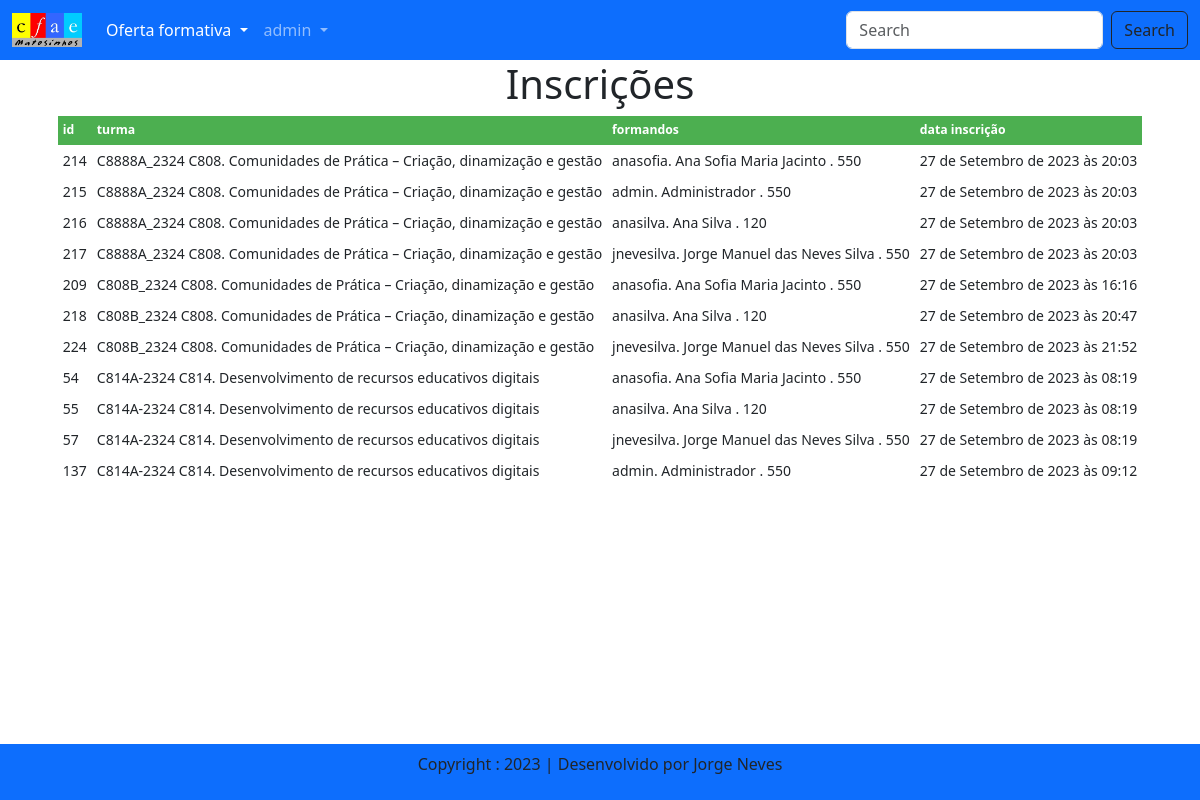
The app's page /listainscritos (signed in) with its own data.
### app/models.py (models this page shows, shortened)
class Inscritos(models.Model):
    idturma = models.ForeignKey(Turma, blank=True, null=True, on_delete=models.CASCADE)
    idutilizador = models.ForeignKey(User, blank=True, null=True, on_delete=models.CASCADE)
    datahorainscricao = models.DateTimeField()
    confirmado = models.BooleanField('Confirma frequência', default=False)
    concluiu = models.BooleanField('concluiu a ação', default=False)
    classificacao = models.FloatField("Classificação", default=0)
    formador = models.BooleanField("formador", default=False)
    class Meta:
        unique_together = ('idturma', 'idutilizador')

class Turma(models.Model):
    codigoacao = models.ForeignKey(Acao, blank=True, null=True, on_delete=models.CASCADE)
    turma = models.CharField('Turma', max_length=15, blank=True, null=True)
    datainicio = models.DateField()
    datafim = models.DateField()
    regime = models.CharField('Regime de frequência', max_length=4, null=True, choices=REGIME_CHOICES)
    publicoalvo = models.CharField("publico alvo", max_length=80, null=True, default="Professores do ensino básico e secundário")
    datainicioinsc = models.DateField('datainicioinscricao', default="2023-01-01")
    datalimiteinsc = models.DateField('datalimteinscricao', default="2023-01-01")
    fechada = models.BooleanField('Fechada', default=False)
    def __str__(self):
        return str(self.turma)

class Acao(models.Model):
    codigo = models.CharField('Código da Ação', max_length=20)
    designacao = models.CharField('Designação da Ação', max_length=100)
    modalidade = models.CharField('Modalidade', max_length=3, choices=ACAO_CHOICES)
    horas = models.IntegerField('Número de horas da ação', null=True)
    caducidade = models.DateField()
    registo = models.CharField('Número de Registo', max_length=40)
    acao_images = models.ImageField(upload_to='images')
    acao_doc = models.URLField('Descritivo da ação', default="http://cfaematosinhos.eu")
    def __str__(self):
        return self.designacao

class Docente(models.Model):
    username = models.OneToOneField(User, on_delete=models.CASCADE)
    tipo = models.CharField('Tipo de utilizador', max_length=20)
    nome = models.CharField('Nome', max_length=100)
    nascimento = models.DateField('data de nascimento')
    genero = models.CharField('Género', max_length=10, choices=[('M', 'Masculino'), ('F', 'Feminino')])
    nacionalidade = models.CharField('Nacionalidade', max_length=30, default='Portuguesa')
    identificacao = models.CharField('Documento de identificação', max_length=2,choices=DOC_CHOICES)
    numeroid = models.CharField('Número do Cartão', max_length=20)
    validadeid = models.DateField('Data de Validade')
    nif = models.CharField('NIF', max_length=10)
    niss = models.CharField('NISS', max_length=10)
    habilitacoes = models.CharField('Habilitações Literárias', max_length=25, choices=HAB_CHOICES)
    endereco = models.CharField('Endereço', max_length=60)
    codigopostal = models.CharField('Código Postal', max_length=8)
    localidade = models.CharField('Localidade', max_length=30)
    telemovel = models.CharField('Telemóvel', max_length=12)
    telefone = models.CharField('Telefone', max_length=12)
    datainiciofuncoes = models.DateField('Data início de funções', null=True)
    grupo = models.CharField('Grupo Disciplinar', max_length=3, null=True, choices=GRUPO_CHOICES)
    escalao = models.CharField('Escalão', max_length=3, null=True, choices=ESCALAO_CHOICES)
    proximaprogressao = models.DateField('Data da próxima progressão', null=True)
    indice = models.CharField('Indice', max_length=4, null=True, choices=INDICE_CHOICES)
    nivel = models.CharField('nivel de ensino',max_length=4, choices=NIVEL_CHOICES, default='SC')
    vinculo= models.CharField('nivel de ensino', max_length=4,choices=VINCULO_CHOICES, default='QE')
    agrupamento= models.CharField('nivel de ensino',max_length=5, choices=AGRUPAMENTO_CHOICES, default='ZARCO')
    formador = models.BooleanField("formador", default=False)

### app/views.py (the view)
# urls.py: path('listainscritos', views.InscricaoView.as_view(), name='listainscritos'),
class InscricaoView(generic.ListView):
    model = Inscritos
    context_object_name = 'inscritos_list'
    queryset = Inscritos.objects.all().order_by('idturma')
    template_name = 'listainscritos.html'

### app/templates/listainscritos.html (shortened to what this page needs)
{% extends 'base.html' %}
{% load static %}
{% block main-content %}
    <table>
        {% if user.is_superuser %}
        {% if inscritos_list %}
            <h1>Inscrições</h1>
            <thead>
            <tr>
                <th>id</th>
                <th>turma</th>
                <th>formandos</th>
                <th>data inscrição</th>
            </tr>
            </thead>
            <tbody>
        {% for inscritos in inscritos_list %}
            <tr class="linhas">
                <td>{{ inscritos.id }}</td>
                <td>{{ inscritos.idturma }} {{ inscritos.idturma.codigoacao }} </td>
                <td>{{ inscritos.idutilizador }}. {{ inscritos.idutilizador.docente.nome }} . {{inscritos.idutilizador.docente.grupo}}</td>
                <td>{{ inscritos.datahorainscricao }}</td>
        {% endfor %}
        {% else %}
            <h1>Não existem Açoes</h1>
        {% endif %}
        {% endif %}
        </tbody>
    </table>
{% endblock main-content %}

### app/templates/base.html (shortened to what this page needs)
<!DOCTYPE html>
{% load static %}
<html lang="en">
<head>
   <link href="https://cdn.jsdelivr.net/npm/bootstrap@5.3.1/dist/css/bootstrap.min.css" rel="stylesheet"/>
    <link rel="stylesheet" href=" {% static 'app/css/owl.carousel.min.css' %}" />
    <link rel="stylesheet" href=" {% static 'app/css/all.min.css' %}" />
    <link rel="stylesheet" href=" {% static 'app/css/style.css' %}" />
    <link rel="stylesheet" href="https://cdnjs.cloudflare.com/ajax/libs/font-awesome/4.7.0/css/font-awesome.min.css">
</head>
<body>
    <nav class="navbar navbar-expand-lg navbar-dark bg-primary">
        <div class="container-fluid">
          <a class="navbar-brand" href="#">
            <img src="{% static "app/images/logocfae.jpeg" %}" width="70"/>
        </a>
          <div class="collapse navbar-collapse" id="navbarSupportedContent">
            <ul class="navbar-nav me-auto mb-2 mb-lg-0">
                <li class="nav-item dropdown">
                  <a class="nav-link dropdown-toggle active" href="#" role="button" data-bs-toggle="dropdown" aria-expanded="false">
                    Oferta formativa
                  </a>
              {% if user.is_authenticated %}
              <li class="nav-item dropdown">
                <a class="nav-link dropdown-toggle" href="#" role="button" data-bs-toggle="dropdown" aria-expanded="false">
                  {{request.user}}
                </a>
                {% else %}
                <li class="nav-item">
                  <a class="nav-link" href="{% url 'login' %}">Iniciar Sessão</a>
                </li>
                {% endif %}
            </ul>
            <form class="d-flex" role="search">
              <input class="form-control me-2" type="search" placeholder="Search" aria-label="Search">
              <button class="btn btn-outline-dark" type="submit">Search</button>
            </form>
          </div>
        </div>
      </nav>
       {% block main-content%}  {% endblock main-content %}
       <footer class="container-fluid fixed-bottom bg-primary text-center p-2 mt-5">
          <p>Copyright : 2023 | Desenvolvido por Jorge Neves </p>
       </footer>
</body>
<br><br>
</html>

### app/templates/listainscritos.html (style rules this page uses)
h1 { text-align: center }
th,tr { font-size: 0.875em;text-align: left; }
th { background-color: #4CAF50;color: white; }
th, td { padding: 5px }
table { margin: 0 auto }

### records on screen
Inscritos: id "214", idturma "C8888A_2324", idturma.codigoacao "C808. Comunidades de Prática – Criação, dinamização e gestão", idutilizador "anasofia", idutilizador.docente.nome "Ana Sofia Maria Jacinto", idutilizador.docente.grupo "550", datahorainscricao "27 de Setembro de 2023 às 20:03"
Inscritos: id "215", idturma "C8888A_2324", idturma.codigoacao "C808. Comunidades de Prática – Criação, dinamização e gestão", idutilizador "admin", idutilizador.docente.nome "Administrador", idutilizador.docente.grupo "550", datahorainscricao "27 de Setembro de 2023 às 20:03"
Inscritos: id "216", idturma "C8888A_2324", idturma.codigoacao "C808. Comunidades de Prática – Criação, dinamização e gestão", idutilizador "anasilva", idutilizador.docente.nome "Ana Silva", idutilizador.docente.grupo "120", datahorainscricao "27 de Setembro de 2023 às 20:03"
Inscritos: id "217", idturma "C8888A_2324", idturma.codigoacao "C808. Comunidades de Prática – Criação, dinamização e gestão", idutilizador "jnevesilva", idutilizador.docente.nome "Jorge Manuel das Neves Silva", idutilizador.docente.grupo "550", datahorainscricao "27 de Setembro de 2023 às 20:03"
Inscritos: id "209", idturma "C808B_2324", idturma.codigoacao "C808. Comunidades de Prática – Criação, dinamização e gestão", idutilizador "anasofia", idutilizador.docente.nome "Ana Sofia Maria Jacinto", idutilizador.docente.grupo "550", datahorainscricao "27 de Setembro de 2023 às 16:16"
Inscritos: id "218", idturma "C808B_2324", idturma.codigoacao "C808. Comunidades de Prática – Criação, dinamização e gestão", idutilizador "anasilva", idutilizador.docente.nome "Ana Silva", idutilizador.docente.grupo "120", datahorainscricao "27 de Setembro de 2023 às 20:47"
Inscritos: id "224", idturma "C808B_2324", idturma.codigoacao "C808. Comunidades de Prática – Criação, dinamização e gestão", idutilizador "jnevesilva", idutilizador.docente.nome "Jorge Manuel das Neves Silva", idutilizador.docente.grupo "550", datahorainscricao "27 de Setembro de 2023 às 21:52"
Inscritos: id "54", idturma "C814A-2324", idturma.codigoacao "C814. Desenvolvimento de recursos educativos digitais", idutilizador "anasofia", idutilizador.docente.nome "Ana Sofia Maria Jacinto", idutilizador.docente.grupo "550", datahorainscricao "27 de Setembro de 2023 às 08:19"
Inscritos: id "55", idturma "C814A-2324", idturma.codigoacao "C814. Desenvolvimento de recursos educativos digitais", idutilizador "anasilva", idutilizador.docente.nome "Ana Silva", idutilizador.docente.grupo "120", datahorainscricao "27 de Setembro de 2023 às 08:19"
Inscritos: id "57", idturma "C814A-2324", idturma.codigoacao "C814. Desenvolvimento de recursos educativos digitais", idutilizador "jnevesilva", idutilizador.docente.nome "Jorge Manuel das Neves Silva", idutilizador.docente.grupo "550", datahorainscricao "27 de Setembro de 2023 às 08:19"
Inscritos: id "137", idturma "C814A-2324", idturma.codigoacao "C814. Desenvolvimento de recursos educativos digitais", idutilizador "admin", idutilizador.docente.nome "Administrador", idutilizador.docente.grupo "550", datahorainscricao "27 de Setembro de 2023 às 09:12"

### other values on screen
{{ request.user }} "admin"
